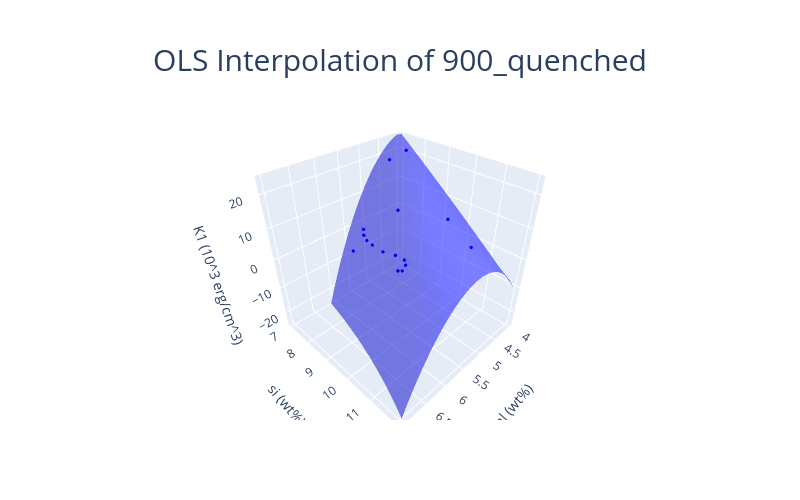

Notebook cell for this chart:
### Markdown cell above
### 900 Quenched

### Code cell
plot_ols_interpolation(bulk_900_quenched, "2d")
